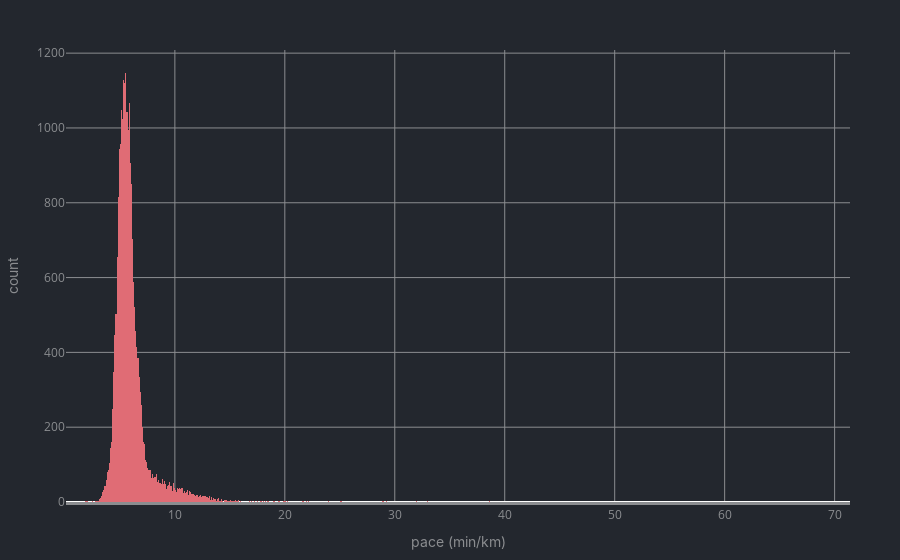

Notebook code cell kept with this figure:
### Code cell
my_freqdist(data['pace (min/km)'])

### Figure 1 — Plotly figure (JSON) as saved in the notebook; plotly's stock layout.template omitted (floating-point values rounded to 4 significant figures; data arrays with more than 128 entries replaced by an {"elided": "..."} marker saying what was removed)
{"data": [{"alignmentgroup": "True", "bingroup": "x", "hovertemplate": "pace (min/km)=%{x}<br>count=%{y}<extra></extra>", "legendgroup": "", "marker": {"color": "#e06c75", "pattern": {"shape": ""}}, "name": "", "offsetgroup": "", "orientation": "v", "showlegend": false, "type": "histogram", "x": {"elided": "23182 float values"}, "xaxis": "x", "yaxis": "y"}], "layout": {"autosize": true, "barmode": "relative", "font": {"color": "#8b8d90"}, "legend": {"tracegroupgap": 0}, "margin": {"b": 50, "l": 50, "r": 50, "t": 50}, "paper_bgcolor": "#23272e", "plot_bgcolor": "#23272e", "xaxis": {"anchor": "y", "domain": [0, 1], "gridcolor": "#8b8d90", "linecolor": "#8b8d90", "linewidth": 3, "title": {"font": {"family": "Inter"}, "text": "pace (min/km)"}}, "yaxis": {"anchor": "x", "domain": [0, 1], "gridcolor": "#8b8d90", "title": {"font": {"family": "Inter"}, "text": "count"}}}}
